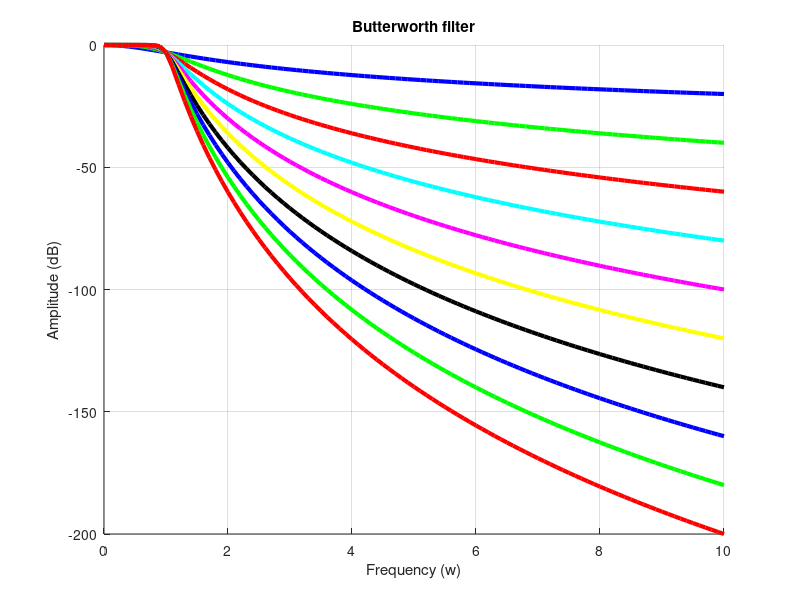

MATLAB code to generate this figure:
% Transfer function plot for an Nth order butterworth filter
% plots the responce from W=0 to W = 10

hold on
w = 0:0.1:10;

col=['b','g','r','c','m','y','k','b','g','r']
for n = 1:10;



Gdb = 20* log10(sqrt(1./(1+w.^(2.*n))));
plot(w,Gdb,col(n),'linewidth',3);
end
title('Butterworth filter');
xlabel('Frequency (w)');
ylabel('Amplitude (dB)');
%xkcdify(gca)
grid on;
